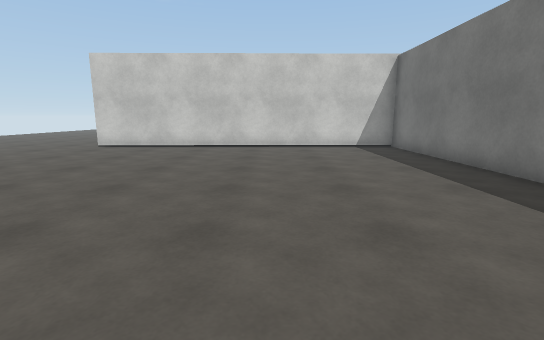
[1] (above)

17 first-person views from a walk through a Unity game level. The camera is 1.2 m above the floor, tilts 10° down and sees 85° across. The floor is counted in squares, 1 m on a side. Each view is taken from the middle of a square. On the plan, view 1 faces up. The plan holds only what a view shows up to about 13 squares ahead; the rest is blank. The place goes on beyond the plan. The player is left out. Surface patterns are stand-ins for the level's own textures.

[2]
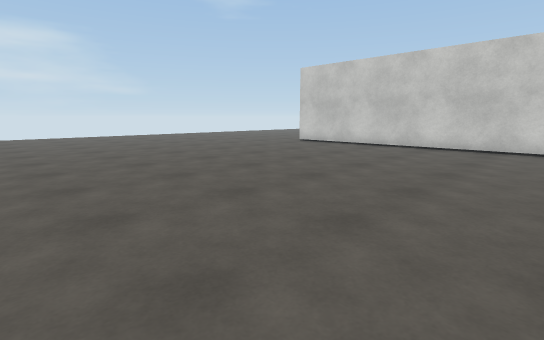

[3]
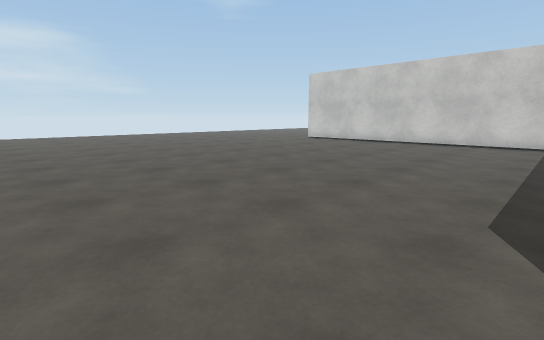

[4]
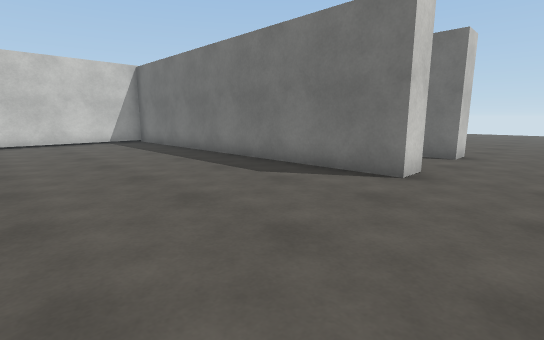

[5]
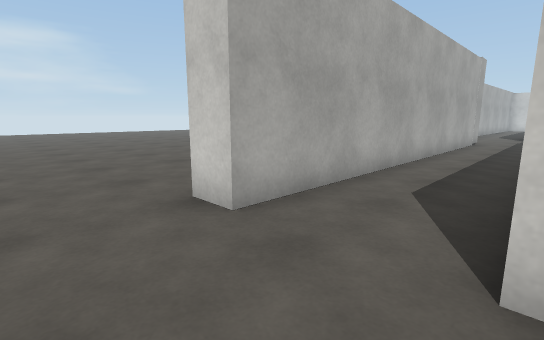

[6]
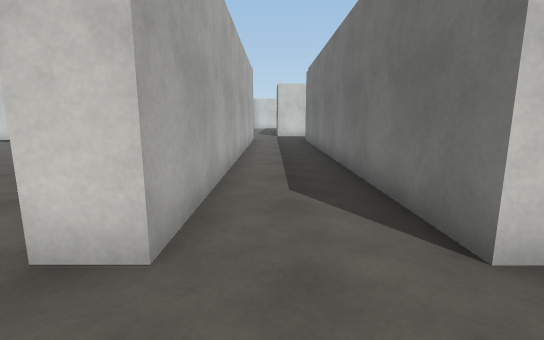

[7]
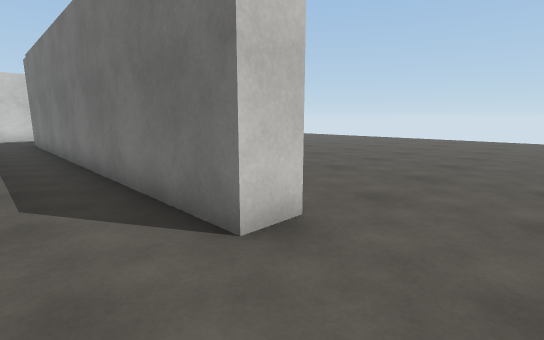

[8]
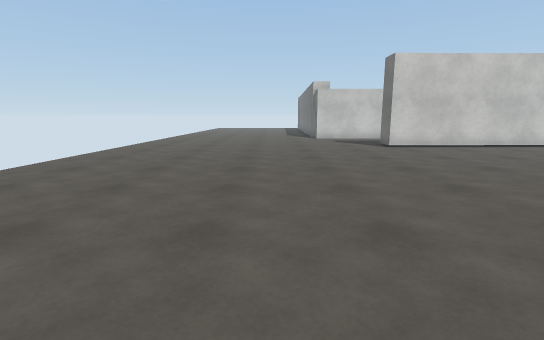

[9]
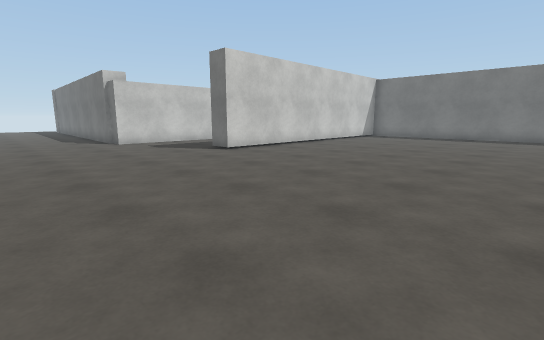

[10]
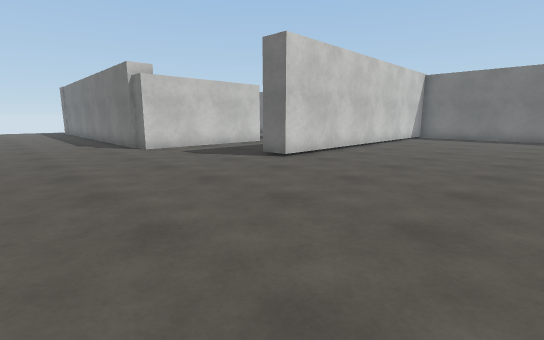

[11]
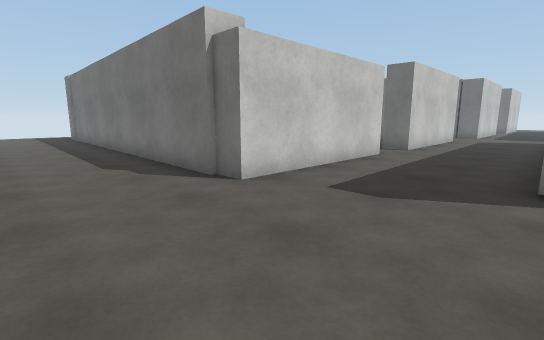

[12]
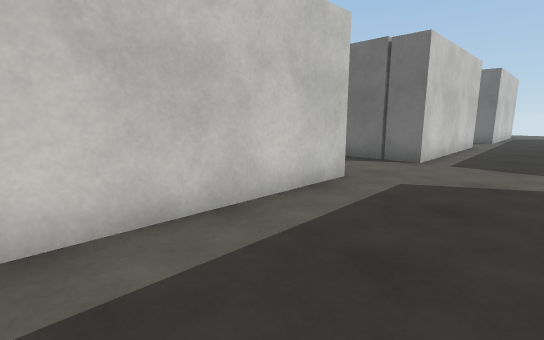

[13]
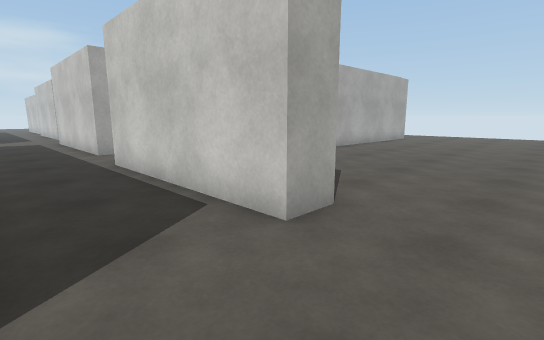

[14]
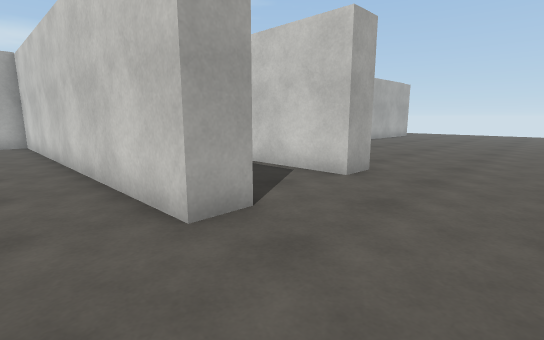

[15]
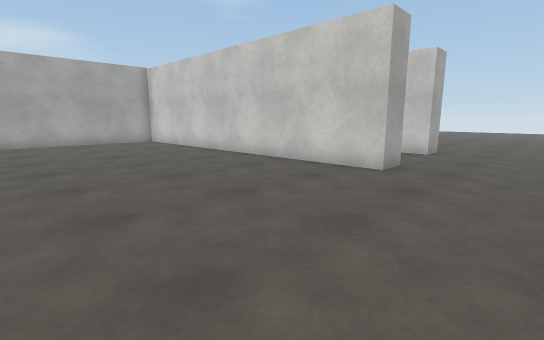

[16]
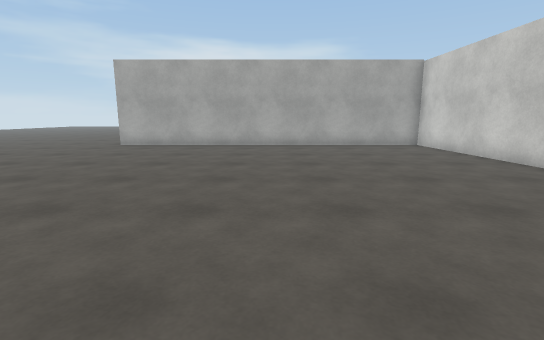

[17]
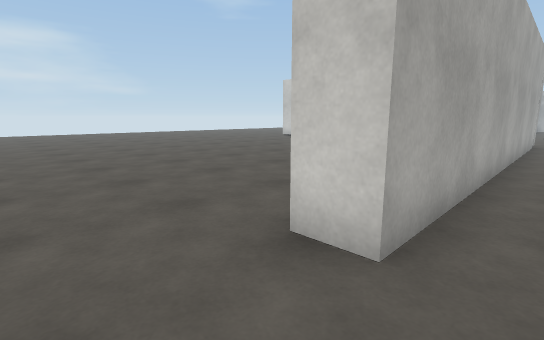

### Floor plan
Points are (right, up) in squares from view 1. A wall is a line through its corners. A room is listed if a view was taken in it or the views show most of it. See-through windows are left out.
Room 1 (views 1, 2, 3, 4, 8, 9, 10, 11, 12, 13)
walls: (6, 13.5) (6, -0.7); (-3.4, 17.5) (-9.4, 17.5) (-9.4, 18.4); (4.4, 17.2) (-1.6, 17.2); (5, -0.7) (5, 12.4) (-7.2, 12.2) (-7.2, 13.3); (-9.5, 18.2) (-9.4, 22.6); (8.8, -0.7) (8.8, 13.5); (13.3, 17.2) (13.3, 16.8) (7.3, 16.8) (7.4, 19.1); (22, 13.7) (22, 12.6); (21.8, 17.5) (21.8, 16.5) (15.8, 16.5)
ways out: opening at (5.5, -2.5) to room 2; opening at (7.5, -1.5) to room 2; opening at (24, 11.7) to room 2; opening at (-2.5, 18)
Room 2 (views 5, 6, 7, 14, 15, 16, 17)
walls: (22, 12.6) (9.8, 12.5) (9.8, -0.7) (8.8, -0.7); (6, -0.7) (5, -0.7)
ways out: opening at (5.5, -2.5) to room 1; opening at (7.5, -1.5) to room 1; opening at (24, 11.7) to room 1

Where each view was taken, in squares from view 1:
view 1: 0 up, 0 right, facing up
view 2: 0 up, 3 right, facing up-left
view 3: 2 down, 4 right, facing up-left
view 4: 3 down, 1 left, facing up-right
view 5: 3 down, 9 right, facing up-left
view 6: 3 down, 7 right, facing up
view 7: 3 down, 7 right, facing up-right
view 8: 0 up, 12 left, facing up
view 9: 3 up, 14 left, facing up-right
view 10: 6 up, 14 left, facing up-right
view 11: 13 up, 13 left, facing up-right
view 12: 14 up, 1 left, facing up-right
view 13: 14 up, 24 right, facing up-left
view 14: 11 up, 25 right, facing up-left
view 15: 6 up, 25 right, facing up-left
view 16: 6 up, 23 right, facing left
view 17: 3 down, 7 right, facing up-left
